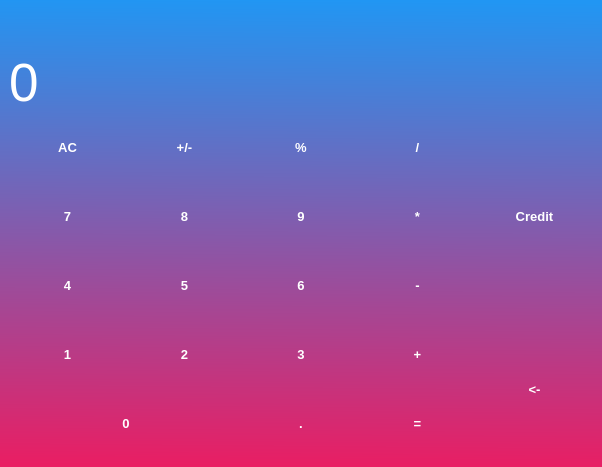
<?xml version="1.0" encoding="UTF-8"?>
<ui version="4.0">
 <class>MainWindow</class>
 <widget class="QMainWindow" name="MainWindow">
  <property name="geometry">
   <rect>
    <x>0</x>
    <y>0</y>
    <width>602</width>
    <height>467</height>
   </rect>
  </property>
  <property name="windowTitle">
   <string>MainWindow</string>
  </property>
  <property name="styleSheet">
   <string notr="true">QMainWindow
{
	background-color: qlineargradient(spread:pad, x1:0.517523, y1:0, x2:0.506009, y2:1, stop:0 rgba(33, 150, 243, 255), stop:1 rgba(233, 30, 99, 255))

}</string>
  </property>
  <widget class="QWidget" name="centralwidget">
   <layout class="QGridLayout" name="gridLayout">
    <item row="0" column="0">
     <widget class="QLabel" name="memory_text">
      <property name="font">
       <font>
        <pointsize>25</pointsize>
       </font>
      </property>
      <property name="styleSheet">
       <string notr="true">QLabel {
  qproperty-alignment: 'AlignVCenter | AlignRight';
color:  white;
}</string>
      </property>
      <property name="text">
       <string/>
      </property>
     </widget>
    </item>
    <item row="1" column="0">
     <layout class="QGridLayout" name="gridLayout_2">
      <property name="spacing">
       <number>0</number>
      </property>
      <item row="1" column="3">
       <widget class="QPushButton" name="pushButton_divide">
        <property name="sizePolicy">
         <sizepolicy hsizetype="Expanding" vsizetype="Expanding">
          <horstretch>0</horstretch>
          <verstretch>0</verstretch>
         </sizepolicy>
        </property>
        <property name="font">
         <font>
          <pointsize>10</pointsize>
          <weight>75</weight>
          <bold>true</bold>
         </font>
        </property>
        <property name="cursor">
         <cursorShape>ArrowCursor</cursorShape>
        </property>
        <property name="styleSheet">
         <string notr="true">QPushButton {
   border: 0px ;
	border-radius: 12px;
color: white;


}
QPushButton:pressed {
border: 1px solid #ff85e9;
color: white;
   background: transparent;
}

QPushButton:hover {
border: 1px solid #ff85e9;
    color: white;
}</string>
        </property>
        <property name="text">
         <string>/</string>
        </property>
        <property name="shortcut">
         <string>/</string>
        </property>
       </widget>
      </item>
      <item row="1" column="0">
       <widget class="QPushButton" name="pushButton_clear">
        <property name="sizePolicy">
         <sizepolicy hsizetype="Expanding" vsizetype="Expanding">
          <horstretch>0</horstretch>
          <verstretch>0</verstretch>
         </sizepolicy>
        </property>
        <property name="font">
         <font>
          <pointsize>10</pointsize>
          <weight>75</weight>
          <bold>true</bold>
         </font>
        </property>
        <property name="cursor">
         <cursorShape>ArrowCursor</cursorShape>
        </property>
        <property name="styleSheet">
         <string notr="true">QPushButton {
   border: 0px ;
	border-radius: 12px;
color: white;


}
QPushButton:pressed {
border: 1px solid #ff85e9;
color: white;
   background: transparent;
}

QPushButton:hover {
border: 1px solid #ff85e9;
    color: white;
}</string>
        </property>
        <property name="text">
         <string>AC</string>
        </property>
        <property name="shortcut">
         <string>C</string>
        </property>
       </widget>
      </item>
      <item row="3" column="1">
       <widget class="QPushButton" name="pushButton_5">
        <property name="sizePolicy">
         <sizepolicy hsizetype="Expanding" vsizetype="Expanding">
          <horstretch>0</horstretch>
          <verstretch>0</verstretch>
         </sizepolicy>
        </property>
        <property name="font">
         <font>
          <pointsize>10</pointsize>
          <weight>75</weight>
          <bold>true</bold>
         </font>
        </property>
        <property name="cursor">
         <cursorShape>ArrowCursor</cursorShape>
        </property>
        <property name="styleSheet">
         <string notr="true">QPushButton {
   border: 0px ;
	border-radius: 12px;
color: white;


}
QPushButton:pressed {
border: 1px solid #ff85e9;
color: white;
   background: transparent;
}

QPushButton:hover {
border: 1px solid #ff85e9;
    color: white;
}</string>
        </property>
        <property name="text">
         <string>5</string>
        </property>
        <property name="shortcut">
         <string>5</string>
        </property>
       </widget>
      </item>
      <item row="4" column="2">
       <widget class="QPushButton" name="pushButton_3">
        <property name="sizePolicy">
         <sizepolicy hsizetype="Expanding" vsizetype="Expanding">
          <horstretch>0</horstretch>
          <verstretch>0</verstretch>
         </sizepolicy>
        </property>
        <property name="font">
         <font>
          <pointsize>10</pointsize>
          <weight>75</weight>
          <bold>true</bold>
         </font>
        </property>
        <property name="cursor">
         <cursorShape>ArrowCursor</cursorShape>
        </property>
        <property name="styleSheet">
         <string notr="true">QPushButton {
   border: 0px ;
	border-radius: 12px;
color: white;


}
QPushButton:pressed {
border: 1px solid #ff85e9;
color: white;
   background: transparent;
}

QPushButton:hover {
border: 1px solid #ff85e9;
    color: white;
}</string>
        </property>
        <property name="text">
         <string>3</string>
        </property>
        <property name="shortcut">
         <string>3</string>
        </property>
       </widget>
      </item>
      <item row="3" column="3">
       <widget class="QPushButton" name="pushButton_minus">
        <property name="sizePolicy">
         <sizepolicy hsizetype="Expanding" vsizetype="Expanding">
          <horstretch>0</horstretch>
          <verstretch>0</verstretch>
         </sizepolicy>
        </property>
        <property name="font">
         <font>
          <pointsize>10</pointsize>
          <weight>75</weight>
          <bold>true</bold>
         </font>
        </property>
        <property name="cursor">
         <cursorShape>ArrowCursor</cursorShape>
        </property>
        <property name="styleSheet">
         <string notr="true">QPushButton {
   border: 0px ;
	border-radius: 12px;
color: white;


}
QPushButton:pressed {
border: 1px solid #ff85e9;
color: white;
   background: transparent;
}

QPushButton:hover {
border: 1px solid #ff85e9;
    color: white;
}</string>
        </property>
        <property name="text">
         <string>-</string>
        </property>
        <property name="shortcut">
         <string>-</string>
        </property>
       </widget>
      </item>
      <item row="2" column="3">
       <widget class="QPushButton" name="pushButton_multiply">
        <property name="sizePolicy">
         <sizepolicy hsizetype="Expanding" vsizetype="Expanding">
          <horstretch>0</horstretch>
          <verstretch>0</verstretch>
         </sizepolicy>
        </property>
        <property name="font">
         <font>
          <pointsize>10</pointsize>
          <weight>75</weight>
          <bold>true</bold>
         </font>
        </property>
        <property name="cursor">
         <cursorShape>ArrowCursor</cursorShape>
        </property>
        <property name="styleSheet">
         <string notr="true">QPushButton {
   border: 0px ;
	border-radius: 12px;
color: white;


}
QPushButton:pressed {
border: 1px solid #ff85e9;
color: white;
   background: transparent;
}

QPushButton:hover {
border: 1px solid #ff85e9;
    color: white;
}</string>
        </property>
        <property name="text">
         <string>*</string>
        </property>
        <property name="shortcut">
         <string>*</string>
        </property>
       </widget>
      </item>
      <item row="3" column="0">
       <widget class="QPushButton" name="pushButton_4">
        <property name="sizePolicy">
         <sizepolicy hsizetype="Expanding" vsizetype="Expanding">
          <horstretch>0</horstretch>
          <verstretch>0</verstretch>
         </sizepolicy>
        </property>
        <property name="font">
         <font>
          <pointsize>10</pointsize>
          <weight>75</weight>
          <bold>true</bold>
         </font>
        </property>
        <property name="cursor">
         <cursorShape>ArrowCursor</cursorShape>
        </property>
        <property name="styleSheet">
         <string notr="true">QPushButton {
   border: 0px ;
	border-radius: 12px;
color: white;


}
QPushButton:pressed {
border: 1px solid #ff85e9;
color: white;
   background: transparent;
}

QPushButton:hover {
border: 1px solid #ff85e9;
    color: white;
}</string>
        </property>
        <property name="text">
         <string>4</string>
        </property>
        <property name="shortcut">
         <string>4</string>
        </property>
       </widget>
      </item>
      <item row="4" column="1">
       <widget class="QPushButton" name="pushButton_2">
        <property name="sizePolicy">
         <sizepolicy hsizetype="Expanding" vsizetype="Expanding">
          <horstretch>0</horstretch>
          <verstretch>0</verstretch>
         </sizepolicy>
        </property>
        <property name="font">
         <font>
          <pointsize>10</pointsize>
          <weight>75</weight>
          <bold>true</bold>
         </font>
        </property>
        <property name="cursor">
         <cursorShape>ArrowCursor</cursorShape>
        </property>
        <property name="styleSheet">
         <string notr="true">QPushButton {
   border: 0px ;
	border-radius: 12px;
color: white;


}
QPushButton:pressed {
border: 1px solid #ff85e9;
color: white;
   background: transparent;
}

QPushButton:hover {
border: 1px solid #ff85e9;
    color: white;
}</string>
        </property>
        <property name="text">
         <string>2</string>
        </property>
        <property name="shortcut">
         <string>2</string>
        </property>
       </widget>
      </item>
      <item row="4" column="3">
       <widget class="QPushButton" name="pushButton_plus">
        <property name="sizePolicy">
         <sizepolicy hsizetype="Expanding" vsizetype="Expanding">
          <horstretch>0</horstretch>
          <verstretch>0</verstretch>
         </sizepolicy>
        </property>
        <property name="font">
         <font>
          <pointsize>10</pointsize>
          <weight>75</weight>
          <bold>true</bold>
         </font>
        </property>
        <property name="cursor">
         <cursorShape>ArrowCursor</cursorShape>
        </property>
        <property name="styleSheet">
         <string notr="true">QPushButton {
   border: 0px ;
	border-radius: 12px;
color: white;


}
QPushButton:pressed {
border: 1px solid #ff85e9;
color: white;
   background: transparent;
}

QPushButton:hover {
border: 1px solid #ff85e9;
    color: white;
}</string>
        </property>
        <property name="text">
         <string>+</string>
        </property>
        <property name="shortcut">
         <string>+</string>
        </property>
       </widget>
      </item>
      <item row="5" column="3">
       <widget class="QPushButton" name="pushButton_equal">
        <property name="sizePolicy">
         <sizepolicy hsizetype="Expanding" vsizetype="Expanding">
          <horstretch>0</horstretch>
          <verstretch>0</verstretch>
         </sizepolicy>
        </property>
        <property name="font">
         <font>
          <pointsize>10</pointsize>
          <weight>75</weight>
          <bold>true</bold>
         </font>
        </property>
        <property name="cursor">
         <cursorShape>ArrowCursor</cursorShape>
        </property>
        <property name="toolTipDuration">
         <number>1</number>
        </property>
        <property name="styleSheet">
         <string notr="true">QPushButton {
   border: 0px ;
	border-radius: 12px;
color: white;


}
QPushButton:pressed {
border: 1px solid #ff85e9;
color: white;
   background: transparent;
}

QPushButton:hover {
border: 1px solid #ff85e9;
    color: white;
}</string>
        </property>
        <property name="text">
         <string>=</string>
        </property>
        <property name="shortcut">
         <string>Return</string>
        </property>
       </widget>
      </item>
      <item row="5" column="2">
       <widget class="QPushButton" name="pushButton_dot">
        <property name="sizePolicy">
         <sizepolicy hsizetype="Expanding" vsizetype="Expanding">
          <horstretch>0</horstretch>
          <verstretch>0</verstretch>
         </sizepolicy>
        </property>
        <property name="font">
         <font>
          <pointsize>10</pointsize>
          <weight>75</weight>
          <bold>true</bold>
         </font>
        </property>
        <property name="cursor">
         <cursorShape>ArrowCursor</cursorShape>
        </property>
        <property name="styleSheet">
         <string notr="true">QPushButton {
   border: 0px ;
	border-radius: 12px;
color: white;


}
QPushButton:pressed {
border: 1px solid #ff85e9;
color: white;
   background: transparent;
}

QPushButton:hover {
border: 1px solid #ff85e9;
    color: white;
}</string>
        </property>
        <property name="text">
         <string>.</string>
        </property>
        <property name="shortcut">
         <string>.</string>
        </property>
       </widget>
      </item>
      <item row="1" column="4" rowspan="3">
       <widget class="QPushButton" name="pushButton_credit">
        <property name="sizePolicy">
         <sizepolicy hsizetype="Expanding" vsizetype="Expanding">
          <horstretch>0</horstretch>
          <verstretch>0</verstretch>
         </sizepolicy>
        </property>
        <property name="font">
         <font>
          <pointsize>10</pointsize>
          <weight>75</weight>
          <bold>true</bold>
         </font>
        </property>
        <property name="cursor">
         <cursorShape>ArrowCursor</cursorShape>
        </property>
        <property name="styleSheet">
         <string notr="true">QPushButton {
   border: 0px ;
	border-radius: 12px;
color: white;


}
QPushButton:pressed {
border: 1px solid #ff85e9;
color: white;
   background: transparent;
}

QPushButton:hover {
border: 1px solid #ff85e9;
    color: white;
}</string>
        </property>
        <property name="text">
         <string>Credit</string>
        </property>
        <property name="shortcut">
         <string>K</string>
        </property>
       </widget>
      </item>
      <item row="3" column="2">
       <widget class="QPushButton" name="pushButton_6">
        <property name="sizePolicy">
         <sizepolicy hsizetype="Expanding" vsizetype="Expanding">
          <horstretch>0</horstretch>
          <verstretch>0</verstretch>
         </sizepolicy>
        </property>
        <property name="font">
         <font>
          <pointsize>10</pointsize>
          <weight>75</weight>
          <bold>true</bold>
         </font>
        </property>
        <property name="cursor">
         <cursorShape>ArrowCursor</cursorShape>
        </property>
        <property name="styleSheet">
         <string notr="true">QPushButton {
   border: 0px ;
	border-radius: 12px;
color: white;


}
QPushButton:pressed {
border: 1px solid #ff85e9;
color: white;
   background: transparent;
}

QPushButton:hover {
border: 1px solid #ff85e9;
    color: white;
}</string>
        </property>
        <property name="text">
         <string>6</string>
        </property>
        <property name="shortcut">
         <string>6</string>
        </property>
       </widget>
      </item>
      <item row="0" column="0" colspan="5">
       <widget class="QLabel" name="result_text">
        <property name="font">
         <font>
          <pointsize>40</pointsize>
         </font>
        </property>
        <property name="styleSheet">
         <string notr="true">QLabel {
  qproperty-alignment: 'AlignVCenter | AlignRight';
color: white;
}</string>
        </property>
        <property name="text">
         <string>0</string>
        </property>
       </widget>
      </item>
      <item row="2" column="2">
       <widget class="QPushButton" name="pushButton_9">
        <property name="sizePolicy">
         <sizepolicy hsizetype="Expanding" vsizetype="Expanding">
          <horstretch>0</horstretch>
          <verstretch>0</verstretch>
         </sizepolicy>
        </property>
        <property name="font">
         <font>
          <pointsize>10</pointsize>
          <weight>75</weight>
          <bold>true</bold>
         </font>
        </property>
        <property name="cursor">
         <cursorShape>ArrowCursor</cursorShape>
        </property>
        <property name="styleSheet">
         <string notr="true">QPushButton {
   border: 0px ;
	border-radius: 12px;
color: white;


}
QPushButton:pressed {
border: 1px solid #ff85e9;
color: white;
   background: transparent;
}

QPushButton:hover {
border: 1px solid #ff85e9;
    color: white;
}</string>
        </property>
        <property name="text">
         <string>9</string>
        </property>
        <property name="shortcut">
         <string>9</string>
        </property>
       </widget>
      </item>
      <item row="1" column="1">
       <widget class="QPushButton" name="pushButton_plus_minus">
        <property name="sizePolicy">
         <sizepolicy hsizetype="Expanding" vsizetype="Expanding">
          <horstretch>0</horstretch>
          <verstretch>0</verstretch>
         </sizepolicy>
        </property>
        <property name="font">
         <font>
          <pointsize>10</pointsize>
          <weight>75</weight>
          <bold>true</bold>
         </font>
        </property>
        <property name="cursor">
         <cursorShape>ArrowCursor</cursorShape>
        </property>
        <property name="styleSheet">
         <string notr="true">QPushButton {
   border: 0px ;
	border-radius: 12px;
color: white;


}
QPushButton:pressed {
border: 1px solid #ff85e9;
color: white;
   background: transparent;
}

QPushButton:hover {
border: 1px solid #ff85e9;
    color: white;
}</string>
        </property>
        <property name="text">
         <string>+/-</string>
        </property>
       </widget>
      </item>
      <item row="4" column="4" rowspan="2">
       <widget class="QPushButton" name="pushButton_backspace">
        <property name="sizePolicy">
         <sizepolicy hsizetype="Expanding" vsizetype="Expanding">
          <horstretch>0</horstretch>
          <verstretch>0</verstretch>
         </sizepolicy>
        </property>
        <property name="font">
         <font>
          <pointsize>10</pointsize>
          <weight>75</weight>
          <bold>true</bold>
         </font>
        </property>
        <property name="cursor">
         <cursorShape>ArrowCursor</cursorShape>
        </property>
        <property name="styleSheet">
         <string notr="true">QPushButton {
   border: 0px ;
	border-radius: 12px;
color: white;


}
QPushButton:pressed {
border: 1px solid #ff85e9;
color: white;
   background: transparent;
}

QPushButton:hover {
border: 1px solid #ff85e9;
    color: white;
}</string>
        </property>
        <property name="text">
         <string>&lt;-</string>
        </property>
        <property name="shortcut">
         <string>Backspace</string>
        </property>
       </widget>
      </item>
      <item row="2" column="0">
       <widget class="QPushButton" name="pushButton_7">
        <property name="sizePolicy">
         <sizepolicy hsizetype="Expanding" vsizetype="Expanding">
          <horstretch>0</horstretch>
          <verstretch>0</verstretch>
         </sizepolicy>
        </property>
        <property name="font">
         <font>
          <pointsize>10</pointsize>
          <weight>75</weight>
          <bold>true</bold>
         </font>
        </property>
        <property name="cursor">
         <cursorShape>ArrowCursor</cursorShape>
        </property>
        <property name="styleSheet">
         <string notr="true">QPushButton {
   border: 0px ;
	border-radius: 12px;
color: white;


}
QPushButton:pressed {
border: 1px solid #ff85e9;
color: white;
   background: transparent;
}

QPushButton:hover {
border: 1px solid #ff85e9;
    color: white;
}</string>
        </property>
        <property name="text">
         <string>7</string>
        </property>
        <property name="shortcut">
         <string>7</string>
        </property>
       </widget>
      </item>
      <item row="2" column="1">
       <widget class="QPushButton" name="pushButton_8">
        <property name="sizePolicy">
         <sizepolicy hsizetype="Expanding" vsizetype="Expanding">
          <horstretch>0</horstretch>
          <verstretch>0</verstretch>
         </sizepolicy>
        </property>
        <property name="font">
         <font>
          <pointsize>10</pointsize>
          <weight>75</weight>
          <bold>true</bold>
         </font>
        </property>
        <property name="cursor">
         <cursorShape>ArrowCursor</cursorShape>
        </property>
        <property name="styleSheet">
         <string notr="true">QPushButton {
   border: 0px ;
	border-radius: 12px;
color: white;


}
QPushButton:pressed {
border: 1px solid #ff85e9;
color: white;
   background: transparent;
}

QPushButton:hover {
border: 1px solid #ff85e9;
    color: white;
}</string>
        </property>
        <property name="text">
         <string>8</string>
        </property>
        <property name="shortcut">
         <string>8</string>
        </property>
       </widget>
      </item>
      <item row="5" column="0" colspan="2">
       <widget class="QPushButton" name="pushButton_0">
        <property name="sizePolicy">
         <sizepolicy hsizetype="Expanding" vsizetype="Expanding">
          <horstretch>0</horstretch>
          <verstretch>0</verstretch>
         </sizepolicy>
        </property>
        <property name="font">
         <font>
          <pointsize>10</pointsize>
          <weight>75</weight>
          <bold>true</bold>
         </font>
        </property>
        <property name="cursor">
         <cursorShape>ArrowCursor</cursorShape>
        </property>
        <property name="styleSheet">
         <string notr="true">QPushButton {
   border: 0px ;
	border-radius: 12px;
color: white;


}
QPushButton:pressed {
border: 1px solid #ff85e9;
color: white;
   background: transparent;
}

QPushButton:hover {
border: 1px solid #ff85e9;
    color: white;
}</string>
        </property>
        <property name="text">
         <string>0</string>
        </property>
        <property name="shortcut">
         <string>0</string>
        </property>
       </widget>
      </item>
      <item row="1" column="2">
       <widget class="QPushButton" name="pushButton_percent">
        <property name="sizePolicy">
         <sizepolicy hsizetype="Expanding" vsizetype="Expanding">
          <horstretch>0</horstretch>
          <verstretch>0</verstretch>
         </sizepolicy>
        </property>
        <property name="font">
         <font>
          <pointsize>10</pointsize>
          <weight>75</weight>
          <bold>true</bold>
         </font>
        </property>
        <property name="cursor">
         <cursorShape>ArrowCursor</cursorShape>
        </property>
        <property name="styleSheet">
         <string notr="true">QPushButton {
   border: 0px ;
	border-radius: 12px;
color: white;


}
QPushButton:pressed {
border: 1px solid #ff85e9;
color: white;
   background: transparent;
}

QPushButton:hover {
border: 1px solid #ff85e9;
    color: white;
}</string>
        </property>
        <property name="text">
         <string>%</string>
        </property>
        <property name="shortcut">
         <string>%</string>
        </property>
       </widget>
      </item>
      <item row="4" column="0">
       <widget class="QPushButton" name="pushButton_1">
        <property name="sizePolicy">
         <sizepolicy hsizetype="Expanding" vsizetype="Expanding">
          <horstretch>0</horstretch>
          <verstretch>0</verstretch>
         </sizepolicy>
        </property>
        <property name="font">
         <font>
          <pointsize>10</pointsize>
          <weight>75</weight>
          <bold>true</bold>
         </font>
        </property>
        <property name="cursor">
         <cursorShape>ArrowCursor</cursorShape>
        </property>
        <property name="styleSheet">
         <string notr="true">QPushButton {
   border: 0px ;
	border-radius: 12px;
color: white;


}
QPushButton:pressed {
border: 1px solid #ff85e9;
color: white;
   background: transparent;
}

QPushButton:hover {
border: 1px solid #ff85e9;
    color: white;
}</string>
        </property>
        <property name="text">
         <string>1</string>
        </property>
        <property name="shortcut">
         <string>1</string>
        </property>
       </widget>
      </item>
     </layout>
    </item>
   </layout>
  </widget>
 </widget>
 <resources/>
 <connections/>
</ui>
